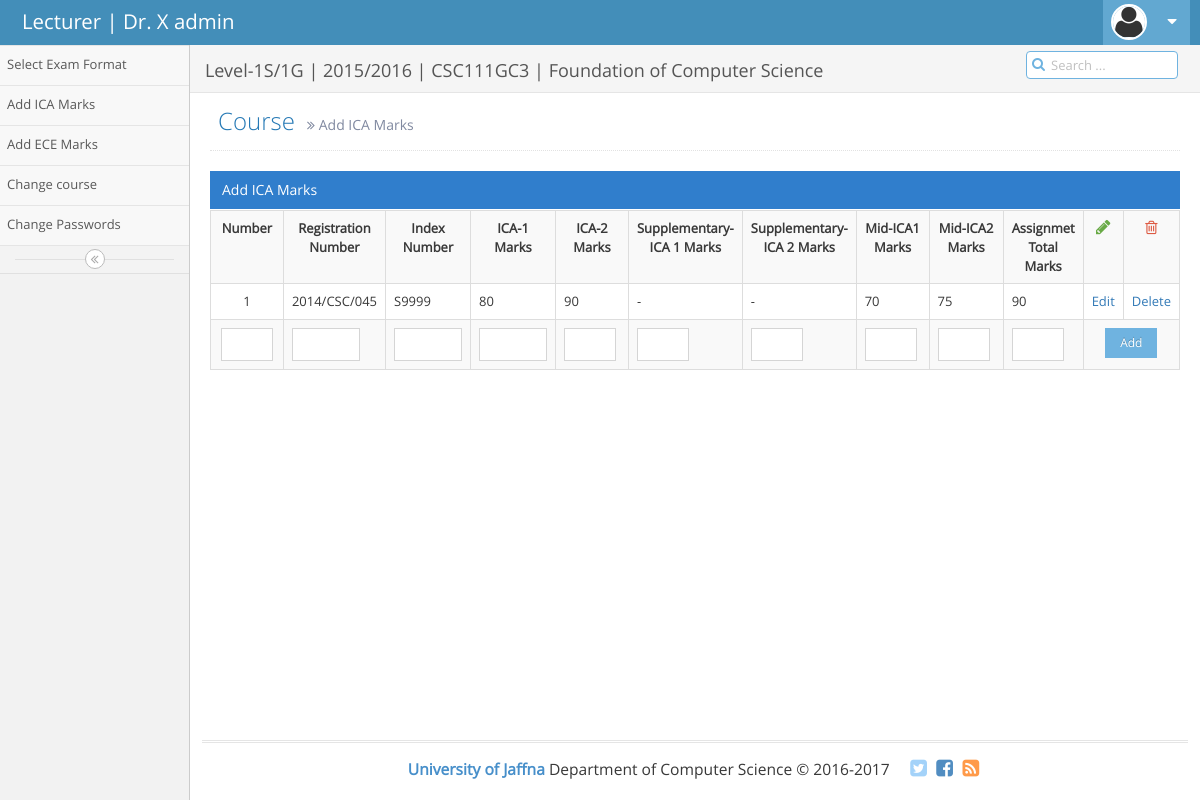
/lec_ica.php (signed in), run on the app's committed database.
### tables this page shows
CREATE TABLE `add_ica` (
  `no` int(3) NOT NULL,
  `reg_no` varchar(50) NOT NULL,
  `index_no` varchar(50) NOT NULL,
  `name` varchar(50) NOT NULL,
  `ac_year` varchar(20) NOT NULL,
  `ica1` int(3) DEFAULT NULL,
  `ica2` int(3) DEFAULT NULL,
  `sica1` varchar(3) DEFAULT NULL,
  `sica2` varchar(3) DEFAULT NULL,
  `mid1` int(3) DEFAULT NULL,
  `mid2` int(3) DEFAULT NULL,
  `assignment` int(3) DEFAULT NULL
);

### lec_ica.php (the view, shortened to what this page needs)
<!DOCTYPE html>
<html lang="en">
	<head>
		<link rel="stylesheet" href="assets/css/bootstrap.min.css" />
		<link rel="stylesheet" href="assets/font-awesome/4.5.0/css/font-awesome.min.css" />
		<link rel="stylesheet" href="assets/css/select2.min.css" />
		<link rel="stylesheet" href="assets/css/ace.min.css" class="ace-main-stylesheet" id="main-ace-style" />
		<link rel="stylesheet" href="assets/css/ace-skins.min.css" />
		<link rel="stylesheet" href="assets/css/ace-rtl.min.css" />
	</head>
	<body class="no-skin">
		<div id="navbar" class="navbar navbar-default          ace-save-state">
			<div class="navbar-container ace-save-state" id="navbar-container">
				<div class="navbar-header pull-left">
					<a href="index.html" class="navbar-brand">
						<small>
							Lecturer | Dr. X
								<?php echo $_SESSION['sess_username'];?>
						</small>
					</a>
				</div>
				<div class="navbar-buttons navbar-header pull-right" role="navigation">
					<ul class="nav ace-nav">
						<li class="light-blue dropdown-modal">
							<a data-toggle="dropdown" href="#" class="dropdown-toggle">
								<img class="nav-user-photo" src="assets/images/avatars/avatar2.png" alt="Jason's Photo" />
								<i class="ace-icon fa fa-caret-down"></i>
							</a>
						</li>
					</ul>
				</div>
			</div>
		</div>
		<div class="main-container ace-save-state" id="main-container">
			<div id="sidebar" class="sidebar                  responsive                    ace-save-state">
				<ul class="nav nav-list">
					<li class="">
						<a href="lec_ex_type.php" >
							<span class="menu-text">
								Select Exam Format
							</span>
						</a>
					</li>
					<li class="">
						<a href="lec_ica.php" >
							<span class="menu-text">
								Add ICA Marks
							</span>
						</a>
					</li>
					<li class="">
						<a href="lec_ece.php" >
							<span class="menu-text">
								Add ECE Marks
							</span>
						</a>
					</li>
					<li class="">
						<a href="lec_index.php">
							<span class="menu-text">
								Change course
							</span>
						</a>
					</li>
					<li class="">
						<a href="lec_change_password.php">
							<span class="menu-text">Change Passwords</span>
						</a>
					</li>
				</ul>
				<div class="sidebar-toggle sidebar-collapse" id="sidebar-collapse">
					<i id="sidebar-toggle-icon" class="ace-icon fa fa-angle-double-left ace-save-state" data-icon1="ace-icon fa fa-angle-double-left" data-icon2="ace-icon fa fa-angle-double-right"></i>
				</div>
			</div>
			<div class="main-content">
				<div class="main-content-inner">
					<div class="breadcrumbs ace-save-state" id="breadcrumbs">
						<ul class="breadcrumb">
							<li class="active"><h4>Level-1S/1G | 2015/2016 | CSC111GC3 | Foundation of Computer Science</h4></li>
						</ul>
						<div class="nav-search" id="nav-search">
							<form class="form-search">
								<span class="input-icon">
									<input type="text" placeholder="Search ..." class="nav-search-input" id="nav-search-input" autocomplete="off" />
									<i class="ace-icon fa fa-search nav-search-icon"></i>
								</span>
							</form>
						</div>
					</div>
					<div class="page-content">
<div class="page-header">
							<h1>
								Course
								<small>
									<i class="ace-icon fa fa-angle-double-right"></i>
									Add ICA Marks
								</small>
							</h1>
						</div>
						<div class="row">
							<div class="col-xs-12">
								<div class="row">
									<div class="col-xs-12">
										<div class="clearfix">
										</div>
										<div class="table-header">
											Add ICA Marks
										</div>
										<div>
<?php
$strSQL = "SELECT * FROM add_ica";
$objQuery = mysql_query($strSQL) or die ("Error Query [".$strSQL."]");
?>
<form name="frmMain" method="post" action="<?php echo $_SERVER["PHP_SELF"];?>">
<table id="dynamic-table" class="table table-striped table-bordered table-hover">
  <tr>
    <th width="91"> <div align="center">Number</div></th>
    <th width="98"> <div align="center">Registration Number </div></th>
    <th width="19"> <div align="center">Index Number</div></th>
    <th width="19"> <div align="center">ICA-1 Marks</div></th>
	<th width="91"> <div align="center">ICA-2 Marks</div></th>
    <th width="98"> <div align="center">Supplementary-ICA 1 Marks</div></th>
    <th width="19"> <div align="center">Supplementary-ICA 2 Marks</div></th>
	<th width="91"> <div align="center">Mid-ICA1 Marks</div></th>
    <th width="98"> <div align="center">Mid-ICA2 Marks</div></th>
    <th width="19"> <div align="center">Assignmet Total Marks</div></th>
    <span class="green">
    <th width="40"> <div align="center"><a class="green" href="#"><i class="ace-icon fa fa-pencil bigger-130"></i></a> </div></th></span>
    <th width="40"> <div align="center"><a class="red" href="#"><i class="ace-icon fa fa-trash-o bigger-120"></i></a> </div></th>
<?php
while($objResult = mysql_fetch_array($objQuery))
{
?>
  <?php
		if(isset($_GET["CusID"]))
		{
			if(isset($_GET["Action"]))
			{
	if($objResult["courseid"] == $_GET["CusID"] and $_GET["Action"] == "Edit")
	{
  ?>
  <tr>
    <td><div align="center">
		<input type="text" name="txtEditcourseid" size="5" value="<?php echo $objResult["courseid"];?>">
		<input type="hidden" name="hdnEditcourseid" size="5" value="<?php echo $objResult["courseid"];?>">
	</div></td>
    <td><input type="text" name="txtEditcoursename" size="20" value="<?php echo $objResult["coursename"];?>"></td>
    <td><input type="text" name="txtEditlevel" size="20" value="<?php echo $objResult["level"];?>"></td>
    <td colspan="2" align="right"><div align="center">
      <input name="btnAdd" type="button" id="btnUpdate" value="Update" OnClick="frmMain.hdnCmd.value='Update';frmMain.submit();">
	  <input name="btnAdd" type="button" id="btnCancel" value="Cancel" OnClick="window.location='<?php echo $_SERVER["PHP_SELF"];?>';">
    </div></td>
  </tr>
  <?php
	}
			}
	   }
  else
	{
  ?>
  <tr>
    <td><div align="center"><?php echo $objResult["no"];?></div></td>
    <td><?php echo $objResult["reg_no"];?></td>
    <td><?php echo $objResult["index_no"];?></td>
	 <td><?php echo $objResult["ica1"];?></td>
    <td><?php echo $objResult["ica2"];?></td>
	 <td><?php echo $objResult["sica1"];?></td>
    <td><?php echo $objResult["sica2"];?></td>
	 <td><?php echo $objResult["mid1"];?></td>
    <td><?php echo $objResult["mid2"];?></td>
	<td><?php echo $objResult["assignment"];?></td>
    <td align="center"><a href="<?php echo $_SERVER["PHP_SELF"];?>?Action=Edit&CusID=<?php echo $objResult["courseid"];?>">Edit</a></td>
	<td align="center"><a href="JavaScript:if(confirm('Confirm Delete?')==true){window.location='<?php echo $_SERVER["PHP_SELF"];?>?Action=Del&CusID=<?php echo $objResult["courseid"];?>';}">Delete</a></td>
  </tr>
  <?php
	}
  ?>
<?php
}
?>
  <tr>
    <td><div align="center"><input type="text" name="txtAddcourseid" size="3"></div></td>
    <td><input type="text" name="txtAddcoursename" size="5" ></td>
    <td><input type="text" name="txtAddcoursename" size="5" ></td>
    <td><input type="text" name="txtAddcoursename" size="5" ></td>
	<td><input type="text" name="txtAddcoursename" size="3" ></td>
    <td><input type="text" name="txtAddcoursename" size="3" ></td>
	<td><input type="text" name="txtAddcoursename" size="3" ></td>
    <td><input type="text" name="txtAddcoursename" size="3" ></td>
	<td><input type="text" name="txtAddcoursename" size="3" ></td>
	<td><input type="text" name="txtAddcoursename" size="3" ></td>
    <td colspan="2" align="right"><div align="center">
      <input name="btnAdd"  button class="btn btn-xs btn-info" size="3"
																i class="ace-icon fa fa-pencil bigger-120"
															  value="Add" OnClick="frmMain.hdnCmd.value='Add';frmMain.submit();">
    </div></td>
  </tr>
  </tr>
</table>
</form>
										</div>
									</div>
								</div>
							</div>
						</div>
					</div>
				</div>
			</div>
			<div class="footer">
				<div class="footer-inner">
					<div class="footer-content">
						<span class="bigger-120">
							<span class="blue bolder">University of Jaffna</span>
							Department of Computer Science &copy; 2016-2017
						</span>
						<span class="action-buttons">
							<a href="#">
								<i class="ace-icon fa fa-twitter-square light-blue bigger-150"></i>
							</a>
							<a href="#">
								<i class="ace-icon fa fa-facebook-square text-primary bigger-150"></i>
							</a>
							<a href="#">
								<i class="ace-icon fa fa-rss-square orange bigger-150"></i>
							</a>
						</span>
					</div>
				</div>
			</div>
		</div>
	</body>
</html>

### data on the page
add_ica: no "1", reg_no "2014/CSC/045", index_no "S9999", ica1 "80", ica2 "90", sica1 "-", sica2 "-", mid1 "70", mid2 "75", assignment "90"

### other printed values
$_SESSION['sess_username'] "admin"
